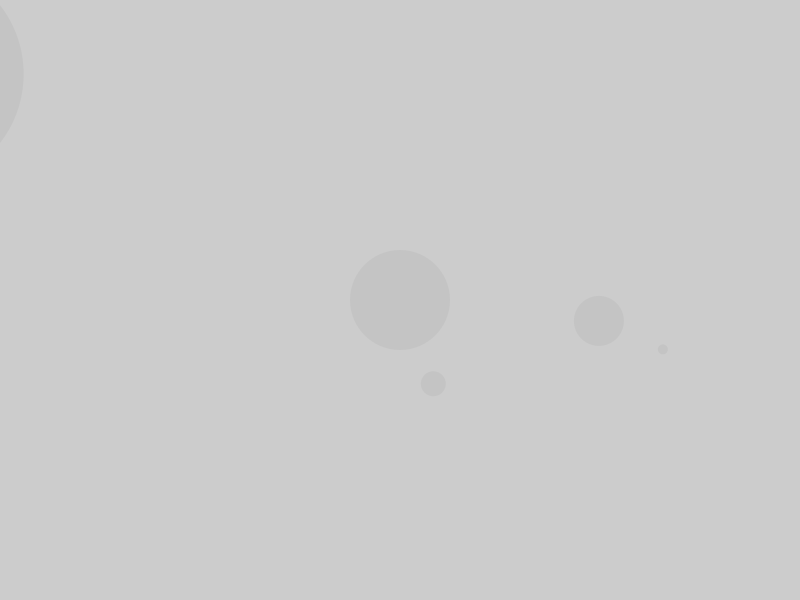
Frame 1 (no input)
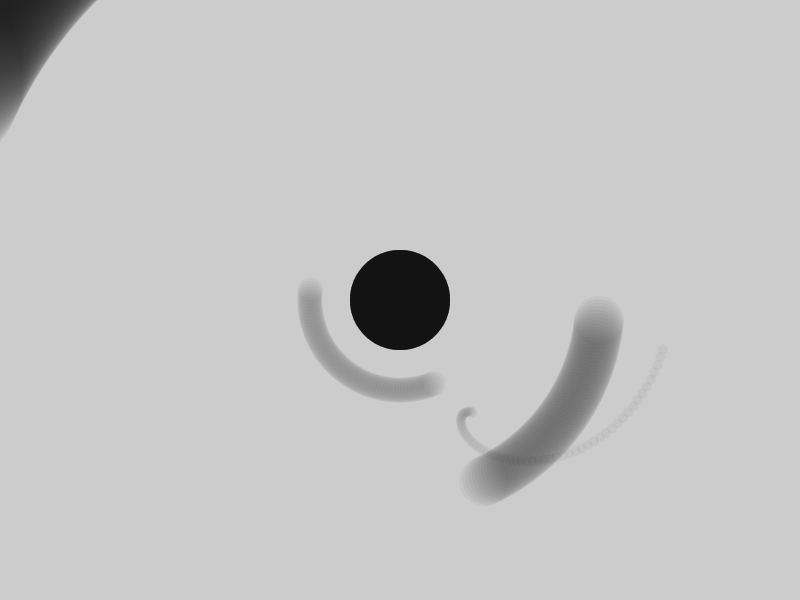
Frame 60 (the mouse pressed at the canvas centre just before this capture)
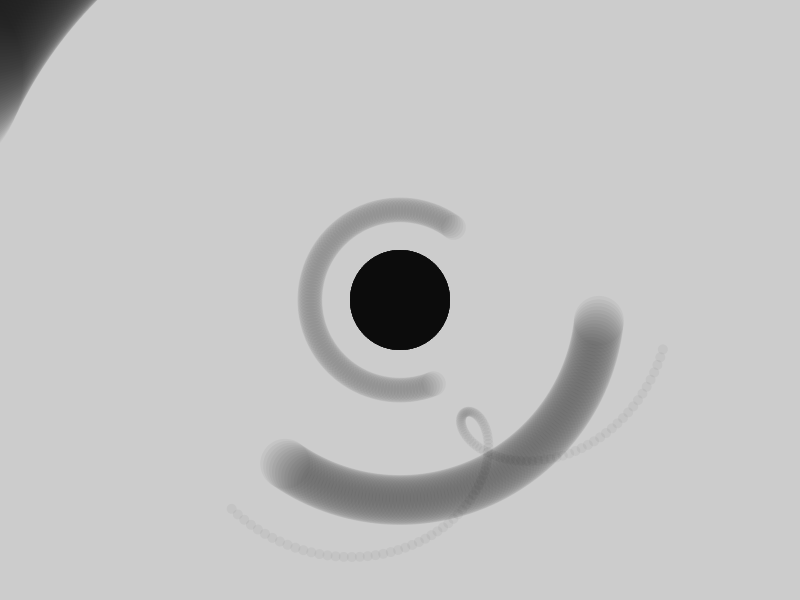
Frame 120 (the mouse held since frame 60 and released just before this capture)

The Processing sketch that drew these frames (run headless with seeded random() and noise(); from frame 60 on, the mouse is pressed at the canvas centre):

// Processing sketch: SolarMatrixReversed
// ── SolarMatrixReversed.pde
float _angle = 6;

void setup ()
{
  size(800, 600);
  surface.setTitle ("Solar");
  surface.setResizable(true);
  surface.setLocation(100,100);
  
}
void draw()
{

noStroke();
fill(color(0,0,0,10));
  translate (width/2, height/2);
  circle (0, 0, 100);
  
  pushMatrix();
  rotate(radians(_angle));
  translate (200,0);
  circle(0, 0, 50);
      pushMatrix();
    rotate(radians(_angle)*3);
    translate(70,0);
    circle(0,0,10);
    popMatrix();
  popMatrix();

  
  
  pushMatrix();
 rotate(radians(_angle*2));
 translate (50, 75);
  circle(0, 0, 25);  
  popMatrix();
  
  pushMatrix();
  rotate(radians(_angle/2));
  translate (-500, -200);
  circle(0, 0, 225);
  popMatrix();
  _angle = _angle+1;
 
  
}

void clearScene()
{
noStroke();
fill(color(0,0,0,10));
rect(0,0,800,600);
}
